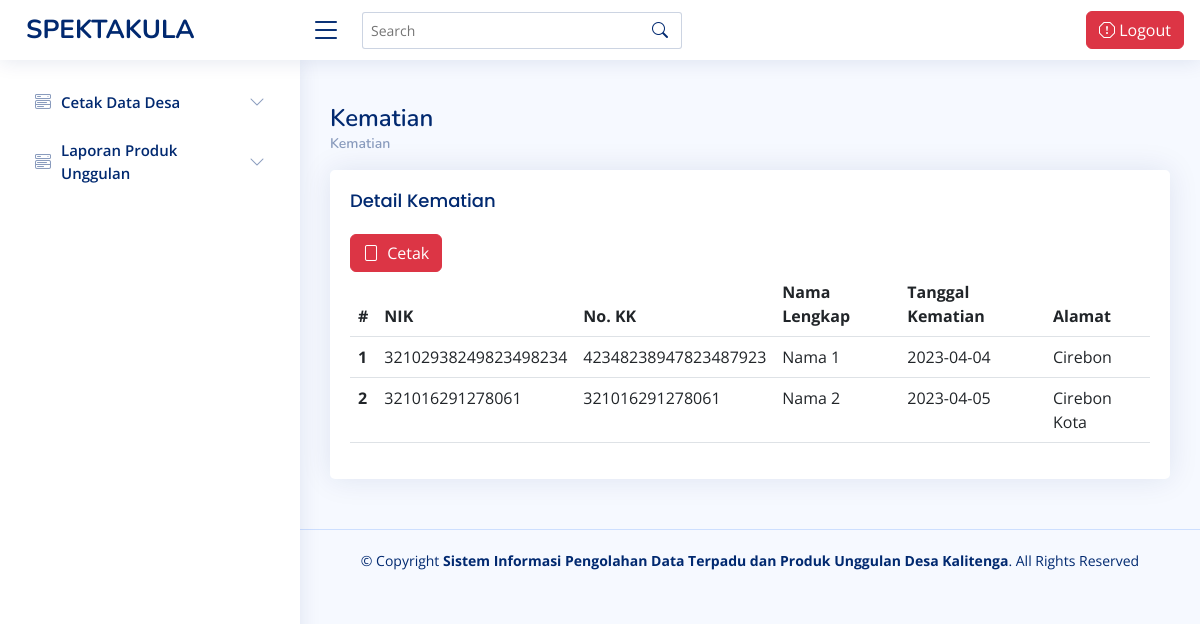
The app's page /index.php/kades_kematian with its own data.
### tables this page shows
CREATE TABLE `tb_kematian` (
  `id` int(11) NOT NULL,
  `nik` varchar(100) NOT NULL,
  `kk` varchar(100) NOT NULL,
  `nama` varchar(100) NOT NULL,
  `tanggal` date NOT NULL,
  `alamat` varchar(100) NOT NULL
);

### application/controllers/Kades_kematian.php (called while the page is built, shortened)
<?php
class Kades_kematian extends CI_Controller {
    public function __construct()
    {
        $this->load->model('Model_kematian');
        $this->load->model('M_global_model');
    }
    public function index()
    {
        $data['title']  = 'Kematian';
        $judul['Judul']  = 'Kematian';
        $queryAll = $this->Model_kematian->ambildata();
        $DATA = array('Kematian' => $queryAll);
        $tampilan = $judul + $DATA;
        $this->load->view('template/header',$data);
        $this->load->view('kades/sidebar_kades');
        $this->load->view('kades/kematian',$tampilan);
        $this->load->view('template/footer');
    }
}

### index.php (called while the page is built, shortened)
<?php
require_once BASEPATH.'core/CodeIgniter.php';

### application/models/Model_kematian.php (called while the page is built, shortened)
<?php
class Model_kematian extends CI_Model
{
    function ambildata()
      {
        $query = $this->db->get('tb_kematian');
        return $query->result();
      }
}

### application/views/kades/kematian.php (the view, shortened to what this page needs)
<main id="main" class="main">
<div class="pagetitle">
  <h1><?= $Judul;?></h1>
  <nav>
    <ol class="breadcrumb">
      <li class="breadcrumb-item"><a href="<?= site_url('Kematian');?>"><?= $Judul;?></a></li>
    </ol>
  </nav>
</div>
<section class="section">
      <div class="row">
        <div class="col-lg-12">
          <div class="card">
            <div class="card-body">
              <h5 class="card-title">Detail <?= $Judul;?></h5>
              <a href="<?= site_url('Kematian/print');?>" class="btn btn-danger"><i class="bi bi-file me-1"></i> Cetak</a>
              <table class="table datatable" id="dataTable">
                <thead>
                  <tr>
                    <th scope="col">#</th>
                    <th scope="col">NIK</th>
                    <th scope="col">No. KK</th>
                    <th scope="col">Nama Lengkap</th>
                    <th scope="col">Tanggal Kematian</th>
                    <th scope="col">Alamat</th>
                  </tr>
                </thead>
                <tbody>
                  <tr>
                    <?php
                    $no = 0;
                    foreach ($Kematian as $value) {
                        $no++ ?>
                    <th scope="row"><?= $no;?></th>
                    <td><?php echo $value->nik ?></td>
                    <td><?php echo $value->kk ?></td>
                    <td><?php echo $value->nama ?></td>
                    <td><?php echo $value->tanggal ?></td>
                    <td><?php echo $value->alamat ?></td>
                  </tr>
                 <?php
                    }
                ?>
                </tbody>
              </table>
            </div>
          </div>
        </div>
      </div>
    </section>
</main>

### application/views/template/header.php (shortened to what this page needs)
<!DOCTYPE html>
<html lang="en">
<head>
  <link rel="stylesheet" href="https://cdn.datatables.net/1.13.4/css/jquery.dataTables.css" />
  <link href="https://cdn.jsdelivr.net/npm/simple-datatables@latest/dist/style.css" rel="stylesheet" type="text/css">
  <link href="<?php base_url();?>admin/vendor/bootstrap/css/bootstrap.min.css" rel="stylesheet">
  <link href="<?php base_url();?>admin/vendor/bootstrap-icons/bootstrap-icons.css" rel="stylesheet">
  <link href="<?php base_url();?>admin/vendor/boxicons/css/boxicons.min.css" rel="stylesheet">
  <link href="<?php base_url();?>admin/vendor/quill/quill.snow.css" rel="stylesheet">
  <link href="<?php base_url();?>admin/vendor/quill/quill.bubble.css" rel="stylesheet">
  <link href="<?php base_url();?>admin/vendor/remixicon/remixicon.css" rel="stylesheet">
  <link href="<?php base_url();?>admin/vendor/simple-datatables/style.css" rel="stylesheet">
  <link href="<?php base_url();?>admin/vendor/simple-datatables/style.css" rel="stylesheet">
  <link href="<?php base_url();?>admin/css/style.css" rel="stylesheet">
</head>
<body>
  <header id="header" class="header fixed-top d-flex align-items-center">
    <div class="d-flex align-items-center justify-content-between">
      <a href="index.html" class="logo d-flex align-items-center">
        <span class="d-none d-lg-block">SPEKTAKULA</span>
      </a>
      <i class="bi bi-list toggle-sidebar-btn"></i>
    </div>
    <div class="search-bar">
      <form class="search-form d-flex align-items-center" method="POST" action="#">
        <input type="text" name="query" placeholder="Search" title="Enter search keyword">
        <button type="submit" title="Search"><i class="bi bi-search"></i></button>
      </form>
    </div>
    <nav class="header-nav ms-auto">
      <ul class="d-flex align-items-center">
        <li class="nav-item dropdown">
        <li class="nav-item dropdown">
        <li class="nav-item dropdown pe-3">
          <a class="nav-link nav-profile d-flex align-items-center pe-0" href="#" data-bs-toggle="dropdown">
          <a href="<?= site_url('Welcome'); ?>"type="button" class="btn btn-danger"><i class="bi bi-exclamation-octagon"></i>  Logout</a>
          </a>
      </ul>
    </nav>
  </header>

### application/views/kades/sidebar_kades.php (shortened to what this page needs)
<aside id="sidebar" class="sidebar">
  <ul class="sidebar-nav" id="sidebar-nav">
    <li class="nav-item">
      <a class="nav-link collapsed" data-bs-target="#components-nav" data-bs-toggle="collapse" href="#">
        <i class="bi bi-menu-button-wide"></i><span>Cetak Data Desa</span><i class="bi bi-chevron-down ms-auto"></i>
      </a>
      <li class="nav-item">
      <a class="nav-link collapsed" data-bs-target="#components-nav1" data-bs-toggle="collapse" href="#">
        <i class="bi bi-menu-button-wide"></i><span>Laporan Produk Unggulan</span><i class="bi bi-chevron-down ms-auto"></i>
      </a>
  </ul>
</aside>

### application/views/template/footer.php (shortened to what this page needs)
<footer id="footer" class="footer">
    <div class="copyright">
      &copy; Copyright <strong><span>Sistem Informasi Pengolahan Data Terpadu dan Produk Unggulan Desa Kalitenga</span></strong>. All Rights Reserved
    </div>
    <div class="credits">
  </footer>
</body>
</html>

### admin/css/style.css (style rules this page uses)
:root { scroll-behavior: smooth; }
body { font-family: "Open Sans", sans-serif; background: #f6f9ff; color: #444444; }
a { color: #4154f1; text-decoration: none; }
h1, h2, h3, h4, h5, h6 { font-family: "Nunito", sans-serif; }
#main { margin-top: 60px; padding: 20px 30px; transition: all 0.3s; }
.pagetitle { margin-bottom: 10px; }
.pagetitle h1 { font-size: 24px; margin-bottom: 0; font-weight: 600; color: #012970; }
.card { margin-bottom: 30px; border: none; border-radius: 5px; box-shadow: 0px 0 30px rgba(1, 41, 112, 0.1); }
.card-title { padding: 20px 0 15px 0; font-size: 18px; font-weight: 500; color: #012970; font-family: "Poppins", sans-serif; }
.card-body { padding: 0 20px 20px 20px; }
.breadcrumb { font-size: 14px; font-family: "Nunito", sans-serif; color: #899bbd; font-weight: 600; }
.breadcrumb a { color: #899bbd; transition: 0.3s; }
.breadcrumb .breadcrumb-item::before { color: #899bbd; }
.logo { line-height: 1; }
@media (min-width: 1200px) { .logo { width: 280px; } }
.logo span { font-size: 26px; font-weight: 700; color: #012970; font-family: "Nunito", sans-serif; }
.header { transition: all 0.5s; z-index: 997; height: 60px; box-shadow: 0px 2px 20px rgba(1, 41, 112, 0.1); background-color: #fff; padding-left: 20px; }
.header .toggle-sidebar-btn { font-size: 32px; padding-left: 10px; cursor: pointer; color: #012970; }
.header .search-bar { min-width: 360px; padding: 0 20px; }
.header .search-form { width: 100%; }
.header .search-form input { border: 0; font-size: 14px; color: #012970; border: 1px solid rgba(1, 41, 112, 0.2); padding: 7px 38px 7px 8px; border-radius: 3px; transition: 0.3s; width: 100%; }
.header .search-form button { border: 0; padding: 0; margin-left: -30px; background: none; }
.header .search-form button i { color: #012970; }
.header-nav ul { list-style: none; }
.header-nav>ul { margin: 0; padding: 0; }
.header-nav .nav-profile { color: #012970; }
.sidebar { position: fixed; top: 60px; left: 0; bottom: 0; width: 300px; z-index: 996; transition: all 0.3s; padding: 20px; overflow-y: auto; scrollbar-width: thin; scrollbar-color: #aab7cf transparent; box-shadow: 0px 0px 20px rgba(1, 41, 112, 0.1); background-color: #fff; }
@media (min-width: 1200px) { #main, #footer { margin-left: 300px; } }
.sidebar-nav { padding: 0; margin: 0; list-style: none; }
.sidebar-nav li { padding: 0; margin: 0; list-style: none; }
.sidebar-nav .nav-item { margin-bottom: 5px; }
.sidebar-nav .nav-link { display: flex; align-items: center; font-size: 15px; font-weight: 600; color: #4154f1; transition: 0.3; background: #f6f9ff; padding: 10px 15px; border-radius: 4px; }
.sidebar-nav .nav-link i { font-size: 16px; margin-right: 10px; color: #4154f1; }
.sidebar-nav .nav-link.collapsed { color: #012970; background: #fff; }
.sidebar-nav .nav-link.collapsed i { color: #899bbd; }
.sidebar-nav .nav-link .bi-chevron-down { margin-right: 0; transition: transform 0.2s ease-in-out; }
.footer { padding: 20px 0; font-size: 14px; transition: all 0.3s; border-top: 1px solid #cddfff; }
.footer .copyright { text-align: center; color: #012970; }
.footer .credits { padding-top: 5px; text-align: center; font-size: 13px; color: #012970; }

### records on screen
tb_kematian: nik "32102938249823498234", kk "42348238947823487923", nama "Nama 1", tanggal "2023-04-04", alamat "Cirebon"
tb_kematian: nik "321016291278061", kk "321016291278061", nama "Nama 2", tanggal "2023-04-05", alamat "Cirebon Kota"

### other values on screen
$Judul "Kematian"
